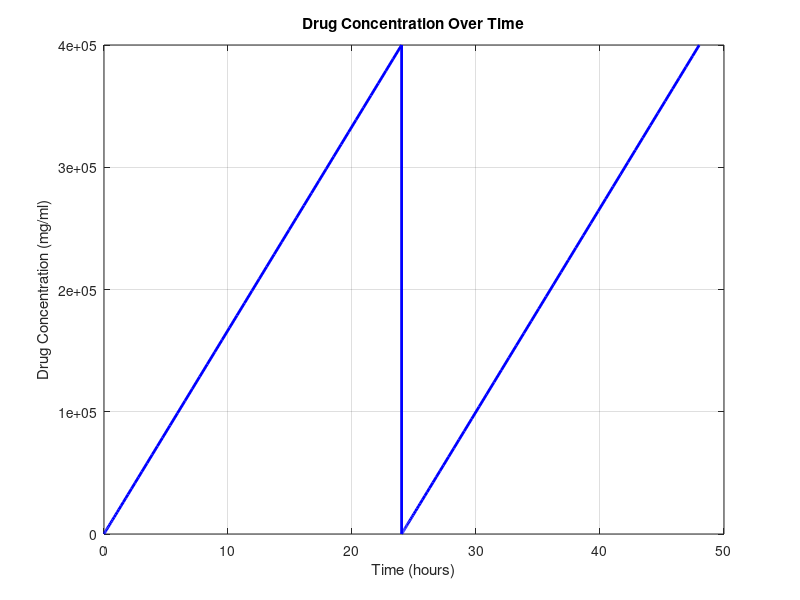
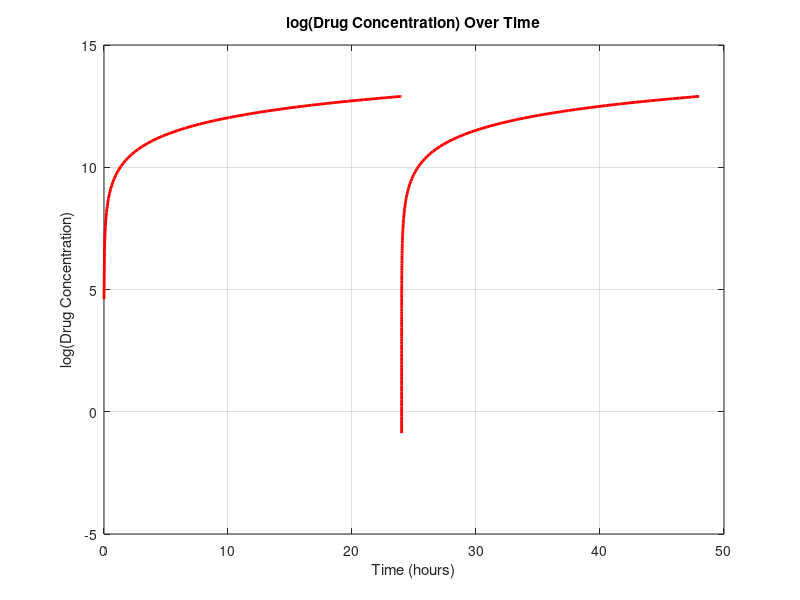

Source code (MATLAB) for these figures, in order:
% Define the differential equation for drug concentration
% dC/dt = (Rate of Infusion - Rate of Elimination) / Volume
% We'll use zeroth-order elimination kinetics

% Constants
initialVolume = 3; % ml
infusionRate = 100; % ml/hour
infusionConcentration = 500; % mg/liter
eliminationRate = 15; % mg/hour

% Time span for the simulation
tspan_initial = [0 24]; % 0 to 24 hours for initial IV injection
tspan_infusion = [24 48]; % 24 to 48 hours for IV infusion

% Initial condition for IV injection (drug concentration at t=0)
C0_initial = 100; % Initial concentration after IV injection

% Initial condition for IV infusion (drug concentration at t=24 hours)
C0_infusion = 0; % No drug left at the start of IV infusion

% Define the differential equation as a function
ode = @(t, C) (infusionRate * infusionConcentration - eliminationRate) / initialVolume;

% Solve the differential equation for IV injection using ode45
[t_initial, C_initial] = ode45(ode, tspan_initial, C0_initial);

% Solve the differential equation for IV infusion using ode45
[t_infusion, C_infusion] = ode45(ode, tspan_infusion, C0_infusion);

% Combine the results for both IV injection and IV infusion
t_combined = [t_initial; t_infusion];
C_combined = [C_initial; C_infusion];

% Plot the drug concentration over time
plot(t_combined, C_combined, 'b', 'LineWidth', 2);
xlabel('Time (hours)');
ylabel('Drug Concentration (mg/ml)');
title('Drug Concentration Over Time');
grid on;
hold off;

figure();
% Plot the log(drug concentration) over time
plot(t_combined, log(C_combined), 'r', 'LineWidth', 2);
xlabel('Time (hours)');
ylabel('log(Drug Concentration)');
title('log(Drug Concentration) Over Time');
grid on;

% Calculate AUC for the IV infusion
infusionVolume = infusionRate * infusionConcentration * 6 / 1000; % Convert ml to liters
AUC_infusion = infusionVolume;

% Display the AUC value for the IV infusion
disp(['AUC for the IV infusion: ' num2str(AUC_infusion) ' mg']);

